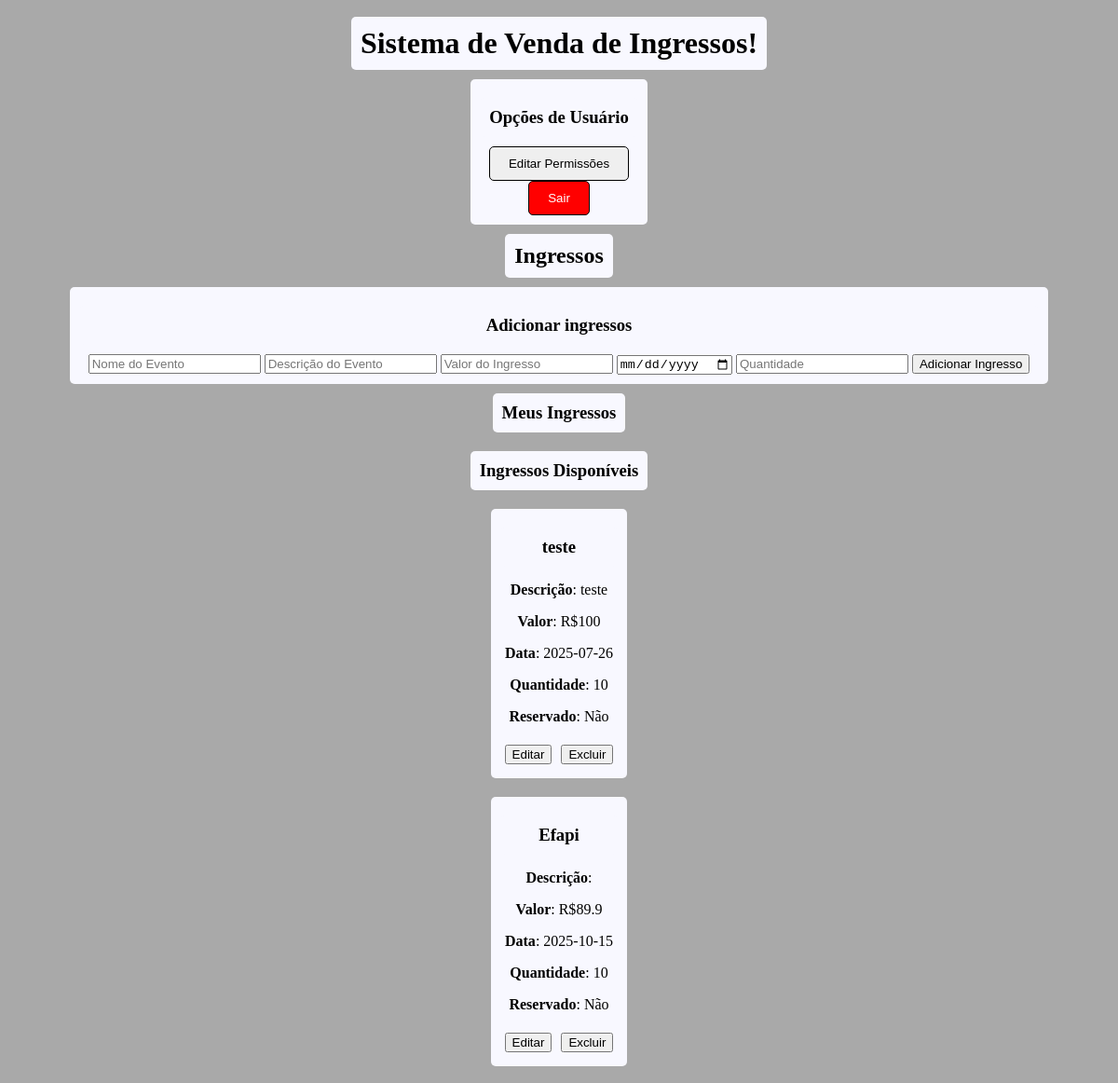
The app's page /public/user.php (signed in), older data.
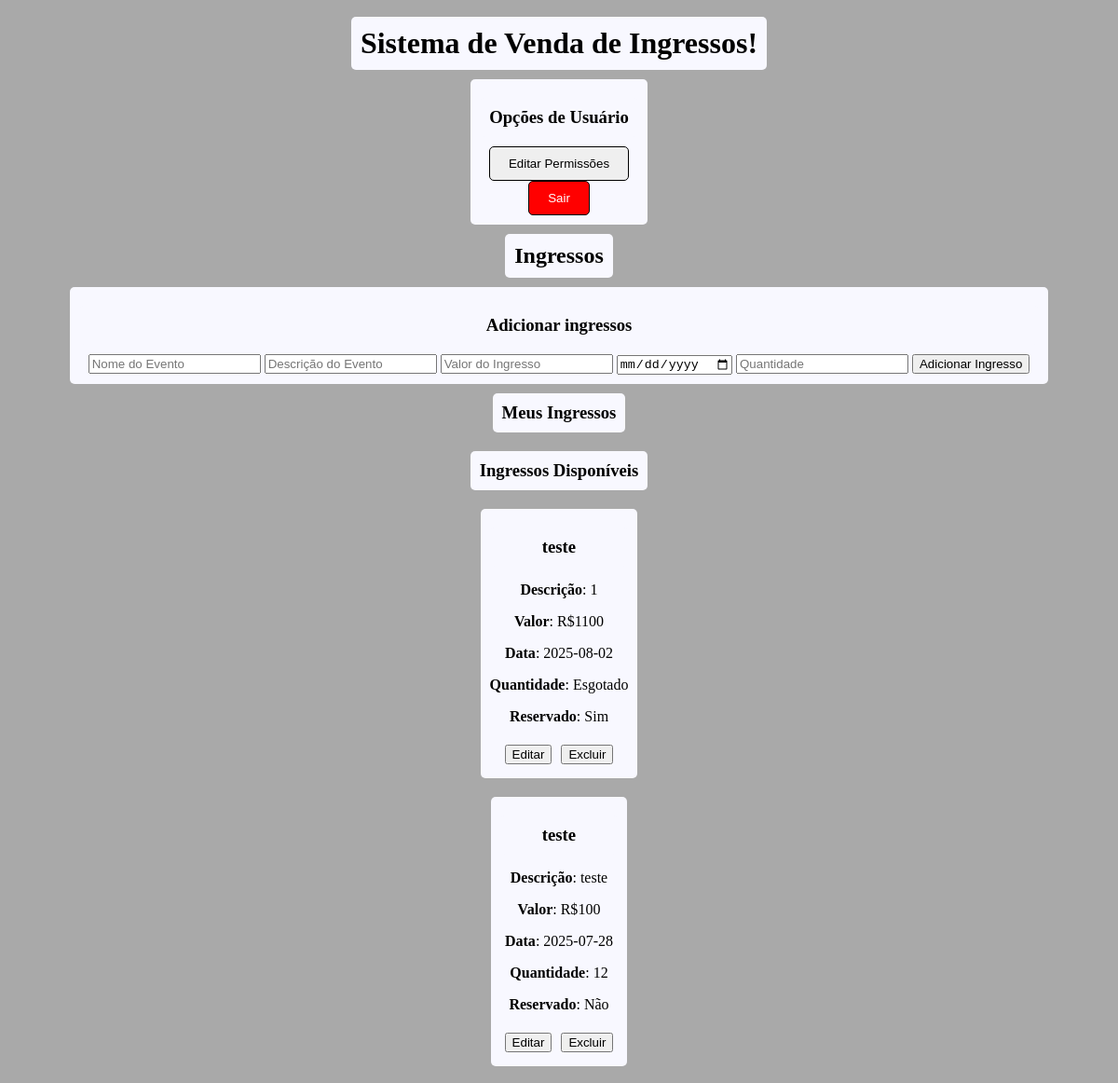
The same page, newer data.
### tables this page shows
CREATE TABLE ingressos (
            id INTEGER PRIMARY KEY AUTOINCREMENT,
            evento TEXT NOT NULL,
            descricao TEXT,
            valor REAL NOT NULL,
            data_evento DATE NOT NULL,
            quantidade INTEGER NOT NULL,
            reservado BOOLEAN,
            data_ultima_reserva DATE,
            cliente_reservado INTEGER,
            vendedor INTEGER,
            FOREIGN KEY (vendedor) REFERENCES usuarios(id),
            FOREIGN KEY (cliente_reservado) REFERENCES clientes(id)
        );

### src/Classes/AbstractClass.php (called while the page is built, shortened)
<?php
abstract class AbstractClass {
    protected PDO $pdo;
    protected string $table;
    public function __construct(PDO $pdo, string $table) {
        $this->pdo =  $pdo;
        $this->table = $table;
    }
    public function findAllBy(array $filter) {
        try {
            $sql = "SELECT * FROM {$this->table}";
            $wheres = [];
            $parameters = [];
            if (!empty($filter)) {
                foreach ($filter as $column => $value) {
                    $wheres[] = "$column = :$column";
                    $parameters[":$column"] = $value;
                }
                $sql .= " WHERE " . implode(" AND ", $wheres);
            }
            $stmt = $this->pdo->prepare($sql);
            $stmt->execute($parameters);
            return $stmt->fetchAll(PDO::FETCH_ASSOC);
        } catch (PDOException $e) {
            error_log("Erro ao buscar registros: " . $e->getMessage());
            return [];
        }
    }
}
?>

### public/user.php (the view, shortened to what this page needs)
<!DOCTYPE html>
<html lang="en">
<head>
    <link rel="stylesheet" href="/public/css/user.css">
</head>
<body>
    <div class="container">
        <h1>Sistema de Venda de Ingressos!</h1>
        <div class="options">
            <h3>Opções de Usuário</h3>
            <div class="forms">
                <form class="permission-form" action="/src/Logic/edit-permission.php" method="get">
                    <input type="submit" name="permissao" value="Editar Permissões">
                </form>
                <form class="logout-form" action="/src/Logic/logout.php" method="post">
                    <input type="submit" value="Sair">
                </form>
            </div>
        </div>
        <div class="ingressos">
            <h2>Ingressos</h2>
            <div class="form-ingressos">
                <h3>Adicionar ingressos</h3>
                <form class="add-ticket" action="/src/Logic/create-ticket.php" method="post">
                    <input type="text" id="evento" name="evento" placeholder="Nome do Evento" required>
                    <input type="text" id="descricao" name="descricao" placeholder="Descrição do Evento">
                    <input type="text" id="valor" name="valor" placeholder="Valor do Ingresso" required>
                    <input type="date" id="data_evento" name="data_evento" required>
                    <input type="number" id="quantidade" name="quantidade" placeholder="Quantidade" required>
                    <input type="submit" value="Adicionar Ingresso">
                </form>
            </div>
            <h3>Meus Ingressos</h3>
            <div class="ingressos-lista">
                <?php
                require_once __DIR__ . '/../src/Core/database.php';
                $tickets = new Ticket($db, "ingressos");
                if (isset($_SESSION["id"])){
                    $ingressos = $tickets->findAllBy(["vendedor" => $_SESSION["id"]]);
                    if (count($ingressos) > 0) {
                        echo "<h3>Ingressos Disponíveis</h3>";
                        foreach ($ingressos as $ingresso) {
                            echo "<div class='ticket'>";
                            echo "<h3>" . htmlspecialchars($ingresso["evento"]) . "</h3>";
                            echo "<p><strong>Descrição</strong>: " . htmlspecialchars($ingresso["descricao"]) . "</p>";
                            echo "<p><strong>Valor</strong>: R$" . htmlspecialchars($ingresso["valor"]) . "</p>";
                            echo "<p><strong>Data</strong>: " . htmlspecialchars($ingresso["data_evento"]) . "</p>";
                            echo "<p><strong>Quantidade</strong>: " . ($ingresso["quantidade"] > 0 ? $ingresso["quantidade"] : "Esgotado") . "</p>";
                            echo "<p><strong>Reservado</strong>: " . ($ingresso["reservado"] ? "Sim" : "Não" ) . "</p>";
                            echo "<form class=\"edit\" action=\"/src/Logic/edit-ticket.php\" method=\"get\">
                                    <input type=\"hidden\" class=\"hidden\" name=\"ticket-id\" value=\"" . $ingresso["id"] . "\">
                                    <input type=\"submit\" name=\"edit-button\" value=\"Editar\">
                                </form>";
                            echo "<form class=\"delete\" action=\"/src/Logic/delete-ticket.php\" method=\"get\">
                                    <input type=\"hidden\" class=\"hidden\" name=\"ticket-id\" value=\"" . $ingresso["id"] . "\">
                                    <input type=\"submit\" name=\"delete-button\" value=\"Excluir\">
                                </form>";
                            echo "</div>";
                        }
                    } else {
                        echo "<p>Nenhum ingresso encontrado.</p>";
                    }
                }
                ?>
            </div>
        </div>
</body>
</html>

Row changes from the older to the newer data that the page shows:
removed ingressos: evento "teste", descricao "teste", valor "100", data_evento "2025-07-26", quantidade "10", reservado "Não"
removed ingressos: evento "Efapi", valor "89.9", data_evento "2025-10-15", quantidade "10", reservado "Não"
added ingressos: evento "teste", descricao "1", valor "1100", data_evento "2025-08-02", quantidade "Esgotado", reservado "Sim"
added ingressos: evento "teste", descricao "teste", valor "100", data_evento "2025-07-28", quantidade "12", reservado "Não"
